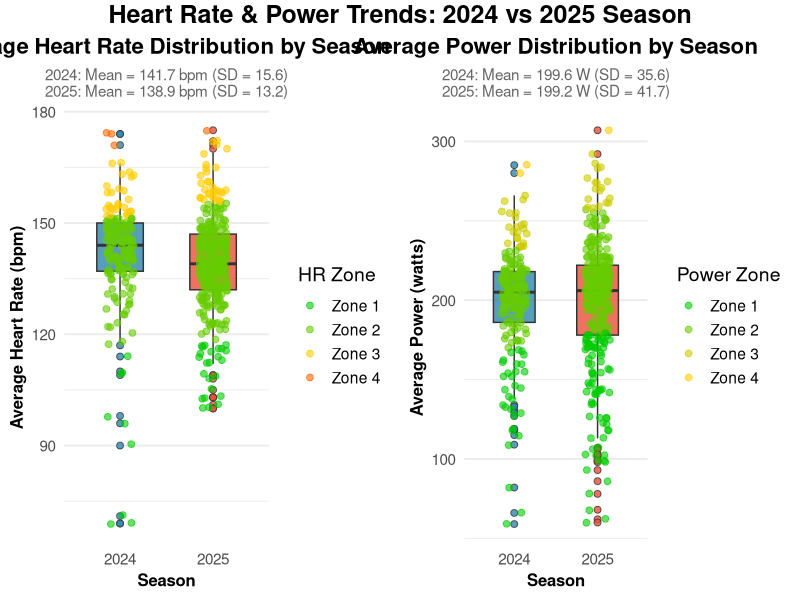
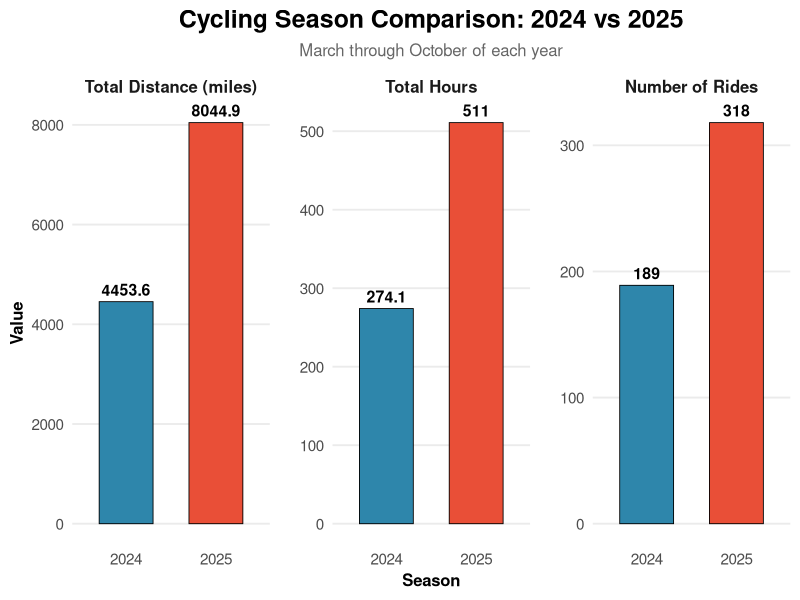
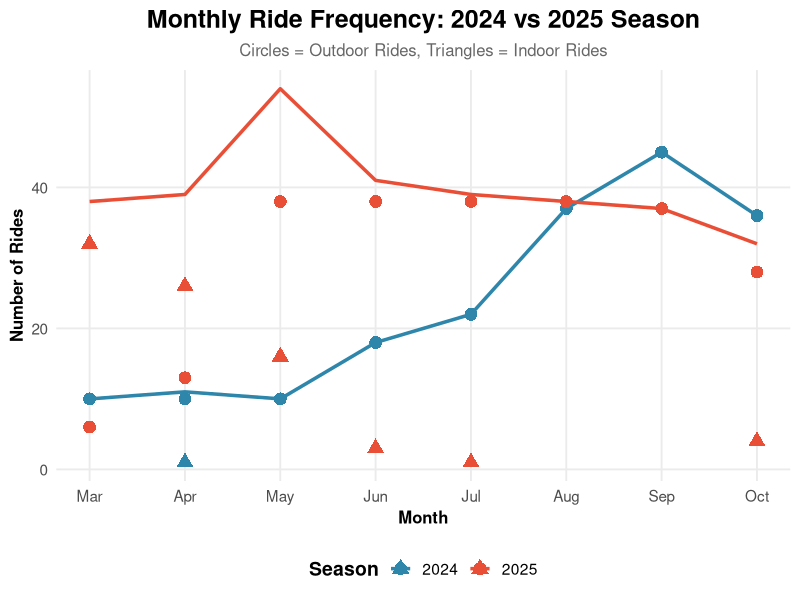
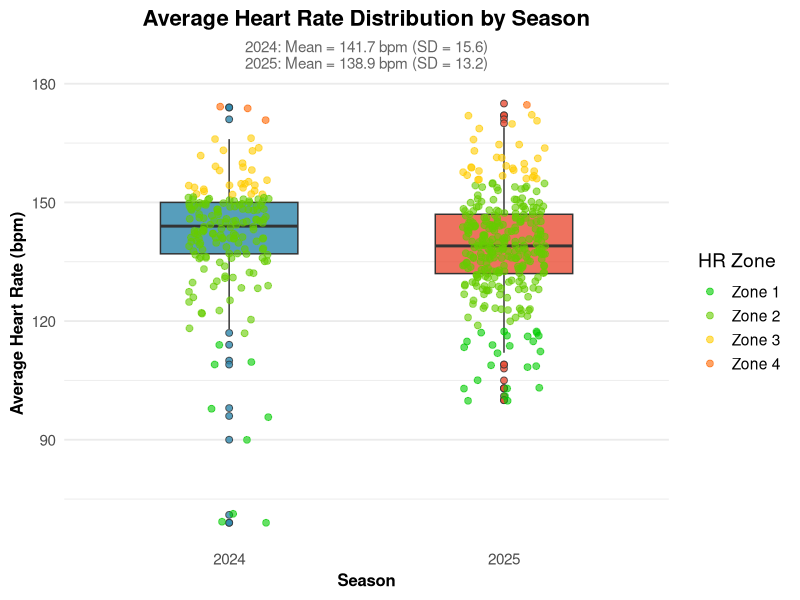
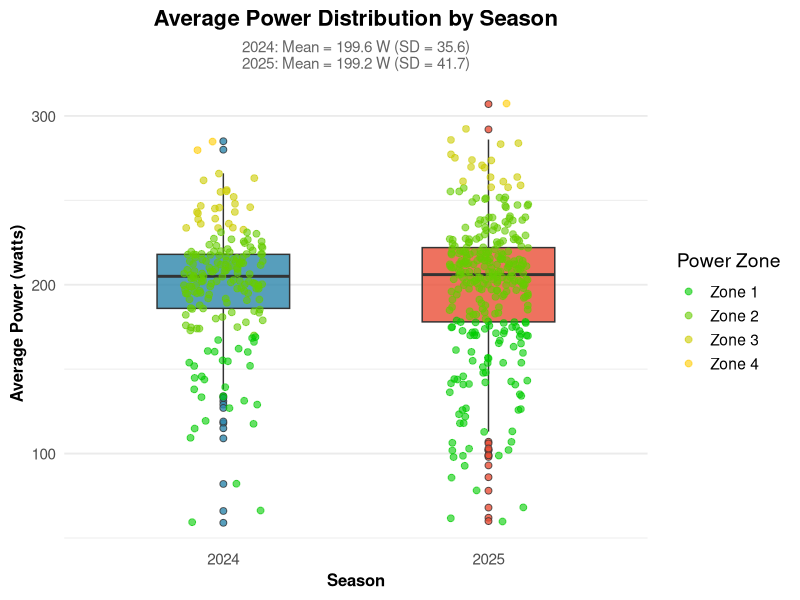

R code for these plots, in order:
# Cycling Data Visualizations for 2024 vs 2025 Season Analysis
# INFOST 582 Final Project

library(ggplot2)
library(dplyr)
library(lubridate)
library(tidyr)

# Load data
data <- read.csv("data/raw/garmin_activities.csv", stringsAsFactors = FALSE)

# Convert start_time to datetime and extract components
data$start_time <- as.POSIXct(data$start_time, format = "%Y-%m-%d %H:%M:%S")
data$year <- year(data$start_time)
data$month <- month(data$start_time)
data$month_name <- month(data$start_time, label = TRUE, abbr = TRUE)

# Filter for cycling activities only
cycling_data <- data %>%
  filter(sport == "cycling")

# Determine if activity is indoor
# Indoor activities: sub_sport is "indoor_cycling" or "virtual_activity"
cycling_data <- cycling_data %>%
  mutate(is_indoor = sub_sport %in% c("indoor_cycling", "virtual_activity"))

# Define cycling seasons (March - October)
# 2024 season: March 2024 - October 2024
# 2025 season: March 2025 - October 2025
cycling_data <- cycling_data %>%
  mutate(season = case_when(
    year == 2024 & month >= 3 & month <= 10 ~ "2024",
    year == 2025 & month >= 3 & month <= 10 ~ "2025",
    # Include off-season training for context
    year == 2023 & month >= 11 ~ "2024 Off-Season",
    year == 2024 & month <= 2 ~ "2024 Off-Season",
    year == 2024 & month >= 11 ~ "2025 Off-Season",
    year == 2025 & month <= 2 ~ "2025 Off-Season",
    TRUE ~ NA_character_
  ))

# Filter for in-season rides only for main analysis
season_data <- cycling_data %>%
  filter(season %in% c("2024", "2025"))

# Convert distance from meters to miles
season_data <- season_data %>%
  mutate(distance_miles = total_distance / 1609.34,
         total_hours = total_elapsed_time / 3600)

# ============================================================================
# VISUALIZATION 1: Grouped Bar Chart - 2024 vs 2025 Season Comparison
# ============================================================================

# Calculate season totals
season_summary <- season_data %>%
  group_by(season) %>%
  summarise(
    total_distance_miles = sum(distance_miles, na.rm = TRUE),
    total_hours = sum(total_hours, na.rm = TRUE),
    total_rides = n(),
    .groups = "drop"
  )

# Reshape for grouped bar chart
season_long <- season_summary %>%
  pivot_longer(cols = c(total_distance_miles, total_hours, total_rides),
               names_to = "metric",
               values_to = "value") %>%
  mutate(metric = factor(metric,
                         levels = c("total_distance_miles", "total_hours", "total_rides"),
                         labels = c("Total Distance (miles)", "Total Hours", "Number of Rides")))

# Create faceted bar chart for better readability
p1 <- ggplot(season_long, aes(x = season, y = value, fill = season)) +
  geom_bar(stat = "identity", width = 0.6, color = "black", size = 0.3) +
  geom_text(aes(label = round(value, 1)),
            vjust = -0.5, size = 4, fontface = "bold") +
  facet_wrap(~metric, scales = "free_y", ncol = 3) +
  scale_fill_manual(values = c("2024" = "#2E86AB", "2025" = "#E94F37")) +
  labs(title = "Cycling Season Comparison: 2024 vs 2025",
       subtitle = "March through October of each year",
       x = "Season",
       y = "Value",
       fill = "Season") +
  theme_minimal(base_size = 14) +
  theme(
    plot.title = element_text(face = "bold", size = 18, hjust = 0.5),
    plot.subtitle = element_text(size = 12, hjust = 0.5, color = "gray40"),
    strip.text = element_text(face = "bold", size = 12),
    panel.grid.major.x = element_blank(),
    panel.grid.minor = element_blank(),
    legend.position = "none",
    axis.text = element_text(size = 11),
    axis.title = element_text(size = 12, face = "bold"),
    panel.spacing = unit(1.5, "lines")
  )

ggsave("outputs/figures/season_comparison_barplot.png", p1,
       width = 12, height = 6, dpi = 300, bg = "white")

cat("Visualization 1 saved: outputs/figures/season_comparison_barplot.png\n")

# ============================================================================
# VISUALIZATION 2: Line Graph - Rides Per Month (March-October)
# ============================================================================

# Count rides per month, distinguishing indoor vs outdoor
monthly_rides <- season_data %>%
  mutate(month_num = month) %>%
  group_by(season, month_num, is_indoor) %>%
  summarise(count = n(), .groups = "drop") %>%
  mutate(ride_type = ifelse(is_indoor, "Indoor", "Outdoor"))

# Create month labels for x-axis
month_labels <- c("Mar", "Apr", "May", "Jun", "Jul", "Aug", "Sep", "Oct")

# Pivot wider to get total rides per month for the line
monthly_totals <- season_data %>%
  group_by(season, month) %>%
  summarise(total_rides = n(),
            indoor_rides = sum(is_indoor),
            outdoor_rides = sum(!is_indoor),
            .groups = "drop")

# Create visualization with points colored by ride type
p2 <- ggplot() +
  # Lines for total rides
  geom_line(data = monthly_totals,
            aes(x = month, y = total_rides, color = season, group = season),
            size = 1.2) +
  # Points for outdoor rides
  geom_point(data = season_data %>% filter(!is_indoor) %>%
               group_by(season, month) %>%
               summarise(count = n(), .groups = "drop"),
             aes(x = month, y = count, color = season),
             size = 4, shape = 16) +
  # Points for indoor rides (different shape)
  geom_point(data = season_data %>% filter(is_indoor) %>%
               group_by(season, month) %>%
               summarise(count = n(), .groups = "drop"),
             aes(x = month, y = count, color = season),
             size = 4, shape = 17) +
  scale_x_continuous(breaks = 3:10, labels = month_labels) +
  scale_color_manual(values = c("2024" = "#2E86AB", "2025" = "#E94F37")) +
  labs(title = "Monthly Ride Frequency: 2024 vs 2025 Season",
       subtitle = "Circles = Outdoor Rides, Triangles = Indoor Rides",
       x = "Month",
       y = "Number of Rides",
       color = "Season") +
  theme_minimal(base_size = 14) +
  theme(
    plot.title = element_text(face = "bold", size = 18, hjust = 0.5),
    plot.subtitle = element_text(size = 12, hjust = 0.5, color = "gray40"),
    legend.position = "bottom",
    legend.title = element_text(face = "bold"),
    panel.grid.minor = element_blank(),
    axis.text = element_text(size = 11),
    axis.title = element_text(size = 12, face = "bold")
  )

ggsave("outputs/figures/monthly_rides_lineplot.png", p2,
       width = 10, height = 7, dpi = 300, bg = "white")

cat("Visualization 2 saved: outputs/figures/monthly_rides_lineplot.png\n")

# ============================================================================
# VISUALIZATION 3: Heart Rate and Power Zone Box Plots with Statistics
# ============================================================================

# Define zone functions for each year
get_hr_zone_2024 <- function(hr) {
  case_when(
    is.na(hr) ~ NA_character_,
    hr <= 114 ~ "Zone 1",
    hr <= 151 ~ "Zone 2",
    hr <= 169 ~ "Zone 3",
    hr <= 187 ~ "Zone 4",
    TRUE ~ "Zone 5"
  )
}

get_hr_zone_2025 <- function(hr) {
  case_when(
    is.na(hr) ~ NA_character_,
    hr <= 117 ~ "Zone 1",
    hr <= 155 ~ "Zone 2",
    hr <= 174 ~ "Zone 3",
    hr <= 193 ~ "Zone 4",
    TRUE ~ "Zone 5"
  )
}

get_power_zone_2024 <- function(power) {
  case_when(
    is.na(power) ~ NA_character_,
    power <= 169 ~ "Zone 1",
    power <= 231 ~ "Zone 2",
    power <= 277 ~ "Zone 3",
    power <= 323 ~ "Zone 4",
    power <= 370 ~ "Zone 5",
    power <= 462 ~ "Zone 6",
    TRUE ~ "Zone 7"
  )
}

get_power_zone_2025 <- function(power) {
  case_when(
    is.na(power) ~ NA_character_,
    power <= 179 ~ "Zone 1",
    power <= 257 ~ "Zone 2",
    power <= 293 ~ "Zone 3",
    power <= 341 ~ "Zone 4",
    power <= 390 ~ "Zone 5",
    power <= 488 ~ "Zone 6",
    TRUE ~ "Zone 7"
  )
}

# Apply zone classification based on year
season_data <- season_data %>%
  mutate(
    hr_zone = case_when(
      season == "2024" ~ get_hr_zone_2024(avg_heart_rate),
      season == "2025" ~ get_hr_zone_2025(avg_heart_rate),
      TRUE ~ NA_character_
    ),
    power_zone = case_when(
      season == "2024" ~ get_power_zone_2024(avg_power),
      season == "2025" ~ get_power_zone_2025(avg_power),
      TRUE ~ NA_character_
    )
  )

# Filter for activities with valid HR and power data
hr_data <- season_data %>%
  filter(!is.na(avg_heart_rate)) %>%
  select(season, avg_heart_rate, hr_zone)

power_data <- season_data %>%
  filter(!is.na(avg_power)) %>%
  select(season, avg_power, power_zone)

# Calculate statistics for annotation
hr_stats <- hr_data %>%
  group_by(season) %>%
  summarise(
    mean_hr = mean(avg_heart_rate, na.rm = TRUE),
    sd_hr = sd(avg_heart_rate, na.rm = TRUE),
    median_hr = median(avg_heart_rate, na.rm = TRUE),
    n = n(),
    .groups = "drop"
  )

power_stats <- power_data %>%
  group_by(season) %>%
  summarise(
    mean_power = mean(avg_power, na.rm = TRUE),
    sd_power = sd(avg_power, na.rm = TRUE),
    median_power = median(avg_power, na.rm = TRUE),
    n = n(),
    .groups = "drop"
  )

# Create Heart Rate Box Plot
p3a <- ggplot(hr_data, aes(x = season, y = avg_heart_rate, fill = season)) +
  geom_boxplot(alpha = 0.8, outlier.shape = 21, outlier.size = 2, width = 0.5) +
  geom_jitter(aes(color = hr_zone), width = 0.15, alpha = 0.6, size = 2) +
  scale_fill_manual(values = c("2024" = "#2E86AB", "2025" = "#E94F37")) +
  scale_color_manual(values = c("Zone 1" = "#00CC00", "Zone 2" = "#66CC00",
                                "Zone 3" = "#FFCC00", "Zone 4" = "#FF6600",
                                "Zone 5" = "#FF0000"),
                     name = "HR Zone") +
  labs(title = "Average Heart Rate Distribution by Season",
       subtitle = paste0("2024: Mean = ", round(hr_stats$mean_hr[hr_stats$season == "2024"], 1),
                        " bpm (SD = ", round(hr_stats$sd_hr[hr_stats$season == "2024"], 1), ")\n",
                        "2025: Mean = ", round(hr_stats$mean_hr[hr_stats$season == "2025"], 1),
                        " bpm (SD = ", round(hr_stats$sd_hr[hr_stats$season == "2025"], 1), ")"),
       x = "Season",
       y = "Average Heart Rate (bpm)",
       fill = "Season") +
  theme_minimal(base_size = 14) +
  theme(
    plot.title = element_text(face = "bold", size = 16, hjust = 0.5),
    plot.subtitle = element_text(size = 11, hjust = 0.5, color = "gray40"),
    legend.position = "right",
    panel.grid.major.x = element_blank(),
    axis.text = element_text(size = 11),
    axis.title = element_text(size = 12, face = "bold")
  ) +
  guides(fill = "none")

# Create Power Box Plot
p3b <- ggplot(power_data, aes(x = season, y = avg_power, fill = season)) +
  geom_boxplot(alpha = 0.8, outlier.shape = 21, outlier.size = 2, width = 0.5) +
  geom_jitter(aes(color = power_zone), width = 0.15, alpha = 0.6, size = 2) +
  scale_fill_manual(values = c("2024" = "#2E86AB", "2025" = "#E94F37")) +
  scale_color_manual(values = c("Zone 1" = "#00CC00", "Zone 2" = "#66CC00",
                                "Zone 3" = "#CCCC00", "Zone 4" = "#FFCC00",
                                "Zone 5" = "#FF9900", "Zone 6" = "#FF6600",
                                "Zone 7" = "#FF0000"),
                     name = "Power Zone") +
  labs(title = "Average Power Distribution by Season",
       subtitle = paste0("2024: Mean = ", round(power_stats$mean_power[power_stats$season == "2024"], 1),
                        " W (SD = ", round(power_stats$sd_power[power_stats$season == "2024"], 1), ")\n",
                        "2025: Mean = ", round(power_stats$mean_power[power_stats$season == "2025"], 1),
                        " W (SD = ", round(power_stats$sd_power[power_stats$season == "2025"], 1), ")"),
       x = "Season",
       y = "Average Power (watts)",
       fill = "Season") +
  theme_minimal(base_size = 14) +
  theme(
    plot.title = element_text(face = "bold", size = 16, hjust = 0.5),
    plot.subtitle = element_text(size = 11, hjust = 0.5, color = "gray40"),
    legend.position = "right",
    panel.grid.major.x = element_blank(),
    axis.text = element_text(size = 11),
    axis.title = element_text(size = 12, face = "bold")
  ) +
  guides(fill = "none")

# Save individual plots
ggsave("outputs/figures/heart_rate_boxplot.png", p3a,
       width = 9, height = 7, dpi = 300, bg = "white")

ggsave("outputs/figures/power_boxplot.png", p3b,
       width = 9, height = 7, dpi = 300, bg = "white")

# Create combined plot using gridExtra or patchwork
library(gridExtra)

combined_plot <- grid.arrange(p3a, p3b, ncol = 2,
                              top = grid::textGrob("Heart Rate & Power Trends: 2024 vs 2025 Season",
                                                   gp = grid::gpar(fontsize = 18, fontface = "bold")))

ggsave("outputs/figures/hr_power_combined_boxplot.png", combined_plot,
       width = 16, height = 8, dpi = 300, bg = "white")

cat("Visualization 3 saved: outputs/figures/heart_rate_boxplot.png\n")
cat("Visualization 3 saved: outputs/figures/power_boxplot.png\n")
cat("Visualization 3 saved: outputs/figures/hr_power_combined_boxplot.png\n")

# Print summary statistics
cat("\n=== Summary Statistics ===\n\n")

cat("Season Summary:\n")
print(season_summary)

cat("\nHeart Rate Statistics:\n")
print(hr_stats)

cat("\nPower Statistics:\n")
print(power_stats)

cat("\nAll visualizations have been saved to outputs/figures/\n")
